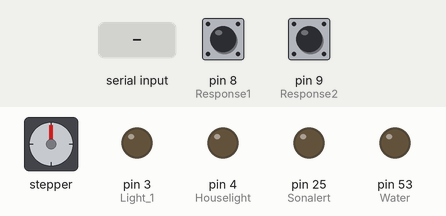
Simulated run of this sketch. Board: Arduino Mega 2560, built with avr-gcc and run on an emulated ATmega2560. Parts: stepper motor, output pins drawn as LEDs (lit = HIGH). Wiring (inferred from the names in the program): stepper motor driver (200 steps per turn assumed): step pin 37; direction pin 31. Inputs (shaded band) come from the test bench; at power-on: pin 8 (Response1) HIGH, pin 9 (Response2) HIGH. Pins used as bus, display or sensor lines are not drawn; what the sketch prints to the serial monitor is not drawn.

Above: at 1.2 s.
1.3 s: "R" received over Serial
At 2.8 s:
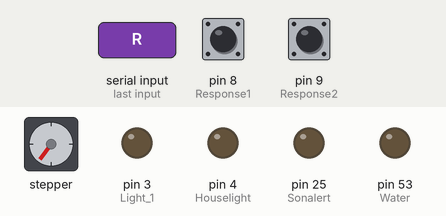
3.5 s: "A" received over Serial
At 4.2 s:
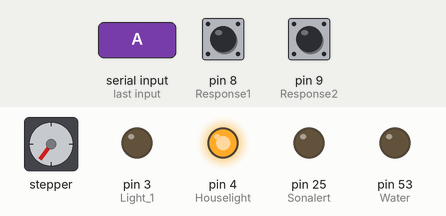
5.0 s: "B" received over Serial
At 6.2 s:
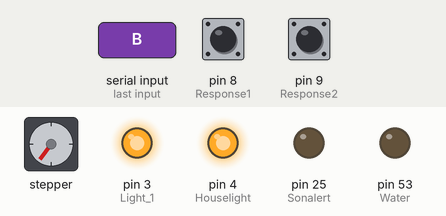
6.5 s: "T" received over Serial
At 6.9 s:
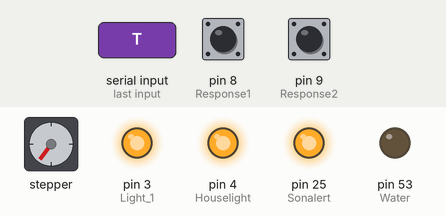
8.5 s: "Q" received over Serial
At 8.9 s:
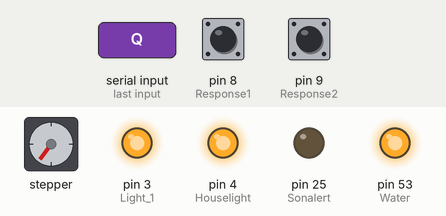
10.5 s: "b" received over Serial
At 11.9 s:
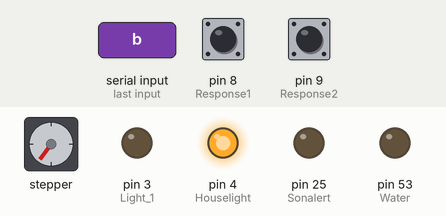
Timing chart, 0 to 13.0 s (numbered marks = the images above; inputs shaded):
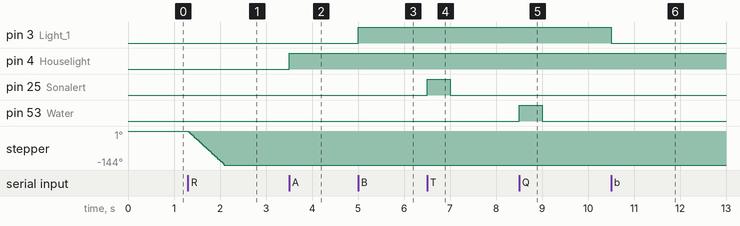

The sketch:

Arduino_Program_2025.ino
```cpp
//This program was created to illustrate the chapter:
// An Updated and Simplified Version of a Low-Cost Arduino-Visual Basic Interface for Operant Research
// by Rogelio Escobar, Rodrigo Benavides and Brissa Gutiérrez
// National Autonomous University of Mexico
// in Digital Technologies in Behavioral Science edited by Donald Hantula, Darlene Crone-Todd, and T.V. Joe Lang


//Variable declaration
//The pins declared in this section match an Arduino Mega 360 board. To use with an Arduino UNO board use pins from 2 to 12
// for example byte Sonalert = 12;

byte Houselight = 4;
byte Sonalert = 25;
byte Response1 = 8;
byte Response2= 9;
byte Light_1= 3;
byte Water = 53;
//byte bulb28v = 8; //This line is needed only to exemplify the control of 28V devices in commercial chambers.
byte Step_Right = 37;
byte Dir_Right =31;
int StepCount = 0;

void setup() {
  //The setup code here, enables serial communication, declares devices as inputs or outputs and set the initial values of devices.
Serial.begin(9600);
 pinMode(Houselight, OUTPUT);
 pinMode(Light_1, OUTPUT);
 //pinMode(bulb28v, OUTPUT); //This line is needed only to exemplify the control of 28V devices in commercial chambers.
 pinMode(Water, OUTPUT);
 pinMode(Sonalert, OUTPUT);
 pinMode(Step_Right, OUTPUT);
 pinMode(Dir_Right, OUTPUT);
 pinMode(Response1,INPUT_PULLUP);
 pinMode(Response2,INPUT_PULLUP);

 digitalWrite (Light_1,LOW);
 digitalWrite (Houselight,LOW);
 digitalWrite (Water,LOW);
 digitalWrite (Sonalert,LOW);
}


void loop() {
  // This is the main code that is run repeatedly.
  // These instructions wait for letters sent to the serial port to execute an instructions (see below)
 if (Serial.available()>0){
   char Event=Serial.read();
    //Experimental events are coded as cases in terms of characters introduced in the serial port. The letter expected in each case executes the lines
    //with digitalWrite that changes the state of output devices
    switch (Event){
    case 'A': //if letter A is found in the serial port
    digitalWrite (Houselight, HIGH); // turn on the Houselight attached to pin 4
    break;

    case 'B':
    digitalWrite (Light_1, HIGH);
    break;

    case 'b':
    digitalWrite (Light_1, LOW);
    break;

    case 'C':
    digitalWrite (Light_1, HIGH);
    delay (500);
    digitalWrite (Light_1, LOW);
    delay(500);
    break;

    case 'R': //This code is required for 3D printed pellet dispensers equipped with NEMA 17 stepper motors
    for (StepCount = 0; StepCount < 80; StepCount++){
    digitalWrite(Step_Right,HIGH);
    delay(5);
    digitalWrite(Step_Right,LOW);
    delay(5);
    }
    break;

    case 'T':
    digitalWrite (Sonalert, HIGH);
    delay(500);
    digitalWrite(Sonalert, LOW);
    delay(500);
    break;

    case 'Z':
    digitalWrite (Sonalert, HIGH);
    break;
    case 'z':
    digitalWrite(Sonalert, LOW);
    break;

    case 'Q':
    digitalWrite (Water, HIGH);
    delay(500);
    digitalWrite (Water, LOW);
    break;

        }
}
//These lines read the state of inputs. The state is written in the Serial port. The state is read in the Visual Basic program described in the chapter.
 Serial.println(String(digitalRead(Response1))+","+String(digitalRead(Response2)));
  delay (4);
}
```

Measured:
- after the input at 1.3 s, stepper: turns 144° counter-clockwise in 0.79 s, starting at once
- after the input at 3.5 s, pin 4 (Houselight): LOW → HIGH at once
- after the input at 5.0 s, pin 3 (Light_1): LOW → HIGH at once
- after the input at 6.5 s, pin 25 (Sonalert): LOW → HIGH at once, → LOW 0.50 s later
- after the input at 8.5 s, pin 53 (Water): LOW → HIGH at once, → LOW 0.50 s later
- after the input at 10.5 s, pin 3 (Light_1): HIGH → LOW at once
